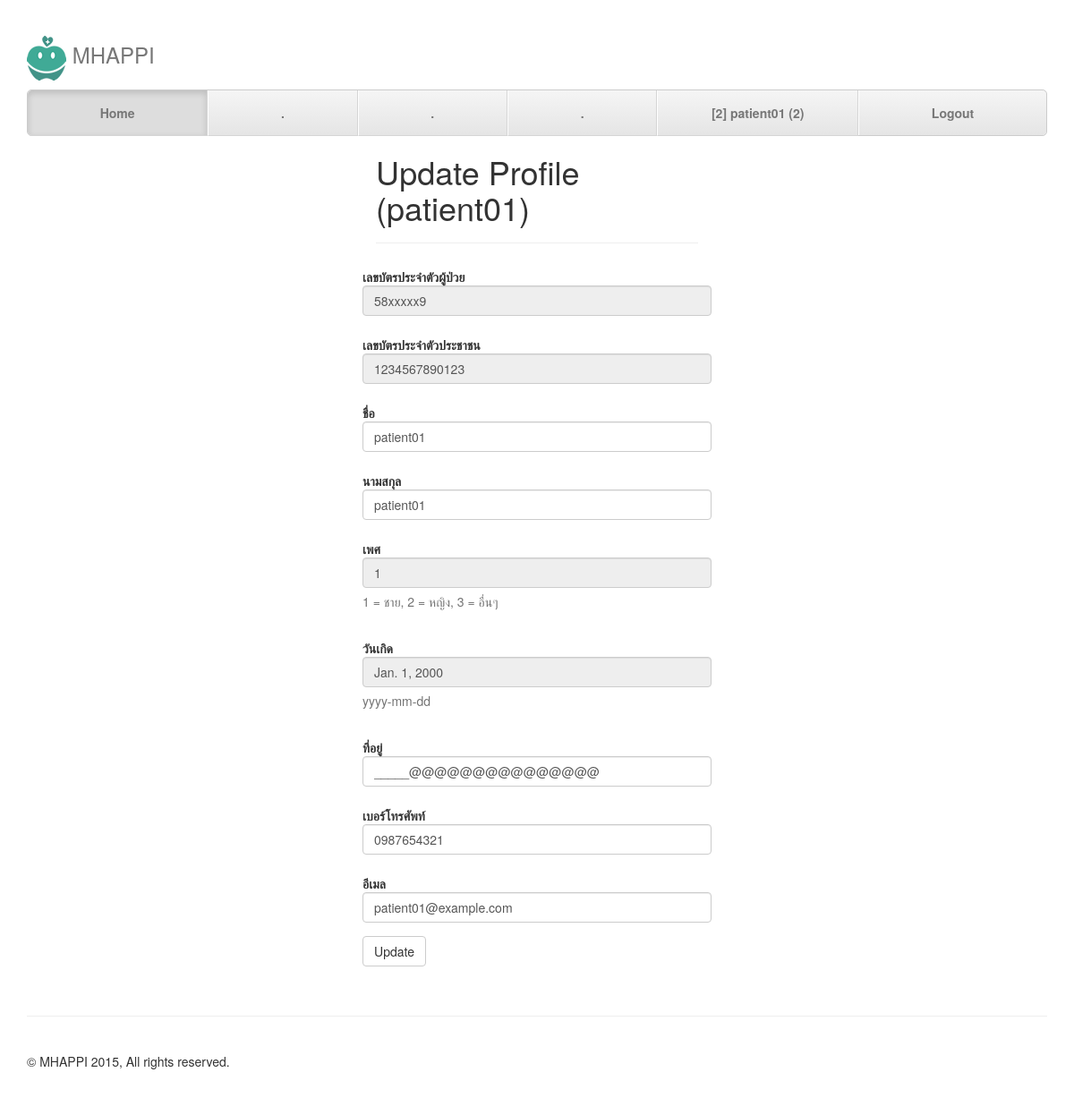
The page /update_profile/ (signed in) on the database its author committed.
### apps/authentication/models.py (models this page shows, shortened)
class Patient(models.Model):
	GENDER_CHOICES = (
		(1, "Male"),
		(2, "Female"),
		(3, "Others"),
	)
	user = models.ForeignKey(User, default = 0)
	hospital_id = models.CharField(max_length = 20)
	national_id = models.CharField(max_length = 20)
	prefix_name = models.CharField(max_length = 200)
	first_name = models.CharField(max_length = 200)
	last_name = models.CharField(max_length = 200)
	gender = models.IntegerField(choices = GENDER_CHOICES)
	birthdate = models.DateField()
	address = models.CharField(max_length = 500)
	phone = models.CharField(max_length = 200)
	email = models.CharField(max_length = 200)

### apps/authentication/views.py (the view)
# urls.py: url(r'^update_profile/$', auth_view.update_profile, name='update_profile'),
def update_profile(request):
    logged_in = request.user.is_authenticated
    uid = request.user.id
    if request.POST:
        input = {}
        input['first_name'] = request.POST['first_name']
        input['last_name'] = request.POST['last_name']
        input['address'] = request.POST['address']
        input['phone'] = request.POST['phone']
        input['email'] = request.POST['email']
        user = User.objects.get(id=request.user.id)
        user.email = input['email']
        user.save()
        patient = Patient.objects.get(id=uid)
        patient.first_name  = input['first_name']
        patient.last_name  = input['last_name']
        patient.address  = input['address']
        patient.phone  = input['phone']
        patient.email  = input['email']
        patient.save()
        messages.success(request, 'Update Profile successful')
        return redirect('/update_profile/')
    else:
        patient = Patient.objects.get(id=uid)
        data = {
            'patient' : patient,
        }
        return render(request, 'update_profile.html', data)

### apps/authentication/templates/update_profile.html (shortened to what this page needs)
{% extends "base.html" %}
{% block main %}
    <div id="login" class="row">
        <div class="col-md-4 col-md-offset-4">
            <h1>Update Profile ({{ request.user.username }})</h1>
            <hr/>
            <form class="form-horizontal" name="RegisterForm" action="/update_profile/" method="post">
                <div class="form-group">
                    <label class="control-label" for="national_id">เลขบัตรประจำตัวผู้ป่วย</label>
                    <input type="text" class="form-control" id="hospital_id" name="hospital_id" value="{{ patient.hospital_id }}" disabled="">
                </div>
                <div class="form-group">
                    <label class="control-label" for="national_id">เลขบัตรประจำตัวประชาชน</label>
                    <input type="text" class="form-control" id="national_id" name="national_id" value="{{ patient.national_id }}" disabled="">
                </div>
                <div class="form-group">
                    <label class="control-label" for="first_name">ชื่อ</label>
                    <input type="text" class="form-control" id="first_name" name="first_name" value="{{ patient.first_name }}">
                </div>
                <div class="form-group">
                    <label class="control-label" for="first_name">นามสกุล</label>
                    <input type="text" class="form-control" id="last_name" name="last_name" value="{{ patient.last_name }}">
                </div>
                <div class="form-group">
                    <label class="control-label" for="gender">เพศ</label>
                    <input type="text" class="form-control" id="gender" name="gender" value="{{ patient.gender }}" disabled="">
                    <p class="help-block">1 = ชาย, 2 = หญิง, 3 = อื่นๆ</p>
                </div>
                <div class="form-group">
                    <label class="control-label" for="birthdate">วันเกิด</label>
                    <input type="text" class="form-control" id="birthdate" name="birthdate" value="{{ patient.birthdate }}" disabled="">
                    <p class="help-block">yyyy-mm-dd</p>
                </div>
                <div class="form-group">
                    <label class="control-label" for="address">ที่อยู่</label>
                    <input type="text" class="form-control" id="address" name="address" value="{{ patient.address }}" >
                </div>
                <div class="form-group">
                    <label class="control-label" for="phone">เบอร์โทรศัพท์</label>
                    <input type="text" class="form-control" id="phone" name="phone" value="{{ patient.phone }}" >
                </div>
                <div class="form-group">
                    <label class="control-label" for="email">อีเมล</label>
                    <input type="email" class="form-control" id="email" name="email" value="{{ patient.email }}" >
                </div>
                <div class="form-group">
                    <button type="submit" class="btn btn-default">Update</button>
                </div>
            </form>
        </div>
    </div>
{% endblock %}

### apps/appointment/templates/base.html (shortened to what this page needs)
{% load staticfiles %}
<!DOCTYPE html>
<html lang="en">
  <head>
    <link href="{% static 'css/bootstrap.min.css' %}" rel="stylesheet" media="screen">
    <link href="{% static 'css/justified-nav.css' %}" rel="stylesheet" media="screen">
  </head>
  <body>
    <div class="container">
      <div class="masthead">
        <h3 class="text-muted"><img src="{% static 'img/logo.png' %}" /> MHAPPI </h3>
        <nav>
          <ul class="nav nav-justified">
            <li class="active"><a href="/home">Home</a></li>
            <li><a href="#">.</a></li>
            <li><a href="#">.</a></li>
            <li><a href="#">.</a></li>
            {% if request.user.is_authenticated %}
            <li><a href="/update_profile/">[{{ request.user.id }}] {{ request.user.username }} ({{ request.session.user_role }})</a></li>
            <li><a href="/logout/">Logout</a></li>
            {% endif %}
          </ul>
        </nav>
      </div>
      {% block main %}{% endblock %}
      <footer class="footer">
        <p>&copy; MHAPPI 2015, All rights reserved.</p>
      </footer>
    </div>
  </body>
</html>

### static/css/justified-nav.css (style rules this page uses)
body { padding-top: 20px; }
.footer { padding-top: 40px; padding-bottom: 40px; margin-top: 40px; border-top: 1px solid #eee; }
.nav-justified { background-color: #eee; border: 1px solid #ccc; border-radius: 5px; }
.nav-justified > li > a { padding-top: 15px; padding-bottom: 15px; margin-bottom: 0; font-weight: bold; color: #777; text-align: center; background-color: #e5e5e5; background-image: -webkit-gradient(linear, left top, left bottom, from(#f5f5f5), to(#e5e5e5)); background-image: -webkit-linear-gradient(top, #f5f5f5 0%, #e5e5e5 100%); background-image: -o-linear-gradient(top, #f5f5f5 0%, #e5e5e5 100%); background-image: linear-gradient(to bottom, #f5f5f5 0%,#e5e5e5 100%); filter: progid:DXImageTransform.Microsoft.gradient( startColorstr='#f5f5f5', endColorstr='#e5e5e5',GradientType=0 ); background-repeat: repeat-x; border-bottom: 1px solid #d5d5d5; }
.nav-justified > .active > a, .nav-justified > .active > a:hover, .nav-justified > .active > a:focus { background-color: #ddd; background-image: none; -webkit-box-shadow: inset 0 3px 7px rgba(0,0,0,.15); box-shadow: inset 0 3px 7px rgba(0,0,0,.15); }
.nav-justified > li:first-child > a { border-radius: 5px 5px 0 0; }
.nav-justified > li:last-child > a { border-bottom: 0; border-radius: 0 0 5px 5px; }
@media (min-width: 768px) { .nav-justified { max-height: 52px; } }
@media (min-width: 768px) { .nav-justified > li > a { border-right: 1px solid #d5d5d5; border-left: 1px solid #fff; } }
@media (min-width: 768px) { .nav-justified > li:first-child > a { border-left: 0; border-radius: 5px 0 0 5px; } }
@media (min-width: 768px) { .nav-justified > li:last-child > a { border-right: 0; border-radius: 0 5px 5px 0; } }
@media screen and (min-width: 768px) { .masthead, .marketing, .footer { padding-right: 0; padding-left: 0; } }

### rows shown on the page
Patient: hospital_id "58xxxxx9", national_id "1234567890123", first_name "patient01", last_name "patient01", gender "1", birthdate "Jan. 1, 2000", address "_____@@@@@@@@@@@@@@@", phone "0987654321", email "patient01@example.com"

### other values the page prints
{{ request.user.id }} "2"
{{ request.user.username }} "patient01"
{{ request.session.user_role }} "2"
